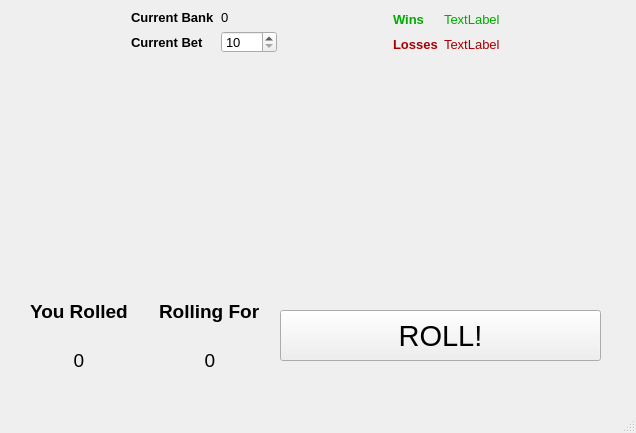
<?xml version="1.0" encoding="UTF-8"?>
<ui version="4.0">
 <class>CrapsMainWindow</class>
 <widget class="QMainWindow" name="CrapsMainWindow">
  <property name="geometry">
   <rect>
    <x>0</x>
    <y>0</y>
    <width>636</width>
    <height>433</height>
   </rect>
  </property>
  <property name="font">
   <font>
    <family>MS UI Gothic</family>
   </font>
  </property>
  <property name="windowTitle">
   <string>Craps-Qt</string>
  </property>
  <widget class="QWidget" name="centralwidget">
   <widget class="QWidget" name="layoutWidget">
    <property name="geometry">
     <rect>
      <x>20</x>
      <y>10</y>
      <width>591</width>
      <height>43</height>
     </rect>
    </property>
    <layout class="QHBoxLayout" name="upperBar">
     <item>
      <spacer name="horizontalSpacer_5">
       <property name="orientation">
        <enum>Qt::Horizontal</enum>
       </property>
       <property name="sizeHint" stdset="0">
        <size>
         <width>40</width>
         <height>20</height>
        </size>
       </property>
      </spacer>
     </item>
     <item>
      <layout class="QGridLayout" name="bankAndBet">
       <item row="1" column="0">
        <widget class="QLabel" name="label_4">
         <property name="font">
          <font>
           <family>MS UI Gothic</family>
           <pointsize>10</pointsize>
           <weight>75</weight>
           <bold>true</bold>
          </font>
         </property>
         <property name="text">
          <string>Current Bet</string>
         </property>
        </widget>
       </item>
       <item row="0" column="1">
        <widget class="QLabel" name="currentBankValueUI">
         <property name="font">
          <font>
           <family>MS UI Gothic</family>
           <pointsize>10</pointsize>
          </font>
         </property>
         <property name="text">
          <string>0</string>
         </property>
        </widget>
       </item>
       <item row="0" column="0">
        <widget class="QLabel" name="label_3">
         <property name="font">
          <font>
           <family>MS UI Gothic</family>
           <pointsize>10</pointsize>
           <weight>75</weight>
           <bold>true</bold>
          </font>
         </property>
         <property name="text">
          <string>Current Bank</string>
         </property>
        </widget>
       </item>
       <item row="1" column="1">
        <widget class="QSpinBox" name="spinBox">
         <property name="font">
          <font>
           <family>MS UI Gothic</family>
           <pointsize>10</pointsize>
          </font>
         </property>
         <property name="minimum">
          <number>10</number>
         </property>
         <property name="maximum">
          <number>1000</number>
         </property>
         <property name="singleStep">
          <number>1</number>
         </property>
        </widget>
       </item>
      </layout>
     </item>
     <item>
      <spacer name="horizontalSpacer">
       <property name="orientation">
        <enum>Qt::Horizontal</enum>
       </property>
       <property name="sizeHint" stdset="0">
        <size>
         <width>40</width>
         <height>20</height>
        </size>
       </property>
      </spacer>
     </item>
     <item>
      <layout class="QVBoxLayout" name="winsAndLosses">
       <item>
        <layout class="QHBoxLayout" name="horizontalLayout">
         <item>
          <widget class="QLabel" name="label">
           <property name="palette">
            <palette>
             <active>
              <colorrole role="WindowText">
               <brush brushstyle="SolidPattern">
                <color alpha="255">
                 <red>0</red>
                 <green>170</green>
                 <blue>0</blue>
                </color>
               </brush>
              </colorrole>
             </active>
             <inactive>
              <colorrole role="WindowText">
               <brush brushstyle="SolidPattern">
                <color alpha="255">
                 <red>0</red>
                 <green>170</green>
                 <blue>0</blue>
                </color>
               </brush>
              </colorrole>
             </inactive>
             <disabled>
              <colorrole role="WindowText">
               <brush brushstyle="SolidPattern">
                <color alpha="255">
                 <red>120</red>
                 <green>120</green>
                 <blue>120</blue>
                </color>
               </brush>
              </colorrole>
             </disabled>
            </palette>
           </property>
           <property name="font">
            <font>
             <family>MS UI Gothic</family>
             <pointsize>10</pointsize>
             <weight>75</weight>
             <bold>true</bold>
            </font>
           </property>
           <property name="text">
            <string>Wins</string>
           </property>
          </widget>
         </item>
         <item>
          <widget class="QLabel" name="winsCountUI">
           <property name="palette">
            <palette>
             <active>
              <colorrole role="WindowText">
               <brush brushstyle="SolidPattern">
                <color alpha="255">
                 <red>0</red>
                 <green>170</green>
                 <blue>0</blue>
                </color>
               </brush>
              </colorrole>
             </active>
             <inactive>
              <colorrole role="WindowText">
               <brush brushstyle="SolidPattern">
                <color alpha="255">
                 <red>0</red>
                 <green>170</green>
                 <blue>0</blue>
                </color>
               </brush>
              </colorrole>
             </inactive>
             <disabled>
              <colorrole role="WindowText">
               <brush brushstyle="SolidPattern">
                <color alpha="255">
                 <red>120</red>
                 <green>120</green>
                 <blue>120</blue>
                </color>
               </brush>
              </colorrole>
             </disabled>
            </palette>
           </property>
           <property name="font">
            <font>
             <family>MS UI Gothic</family>
             <pointsize>10</pointsize>
            </font>
           </property>
           <property name="text">
            <string>TextLabel</string>
           </property>
          </widget>
         </item>
        </layout>
       </item>
       <item>
        <layout class="QHBoxLayout" name="horizontalLayout_2">
         <item>
          <widget class="QLabel" name="label_5">
           <property name="palette">
            <palette>
             <active>
              <colorrole role="WindowText">
               <brush brushstyle="SolidPattern">
                <color alpha="255">
                 <red>170</red>
                 <green>0</green>
                 <blue>0</blue>
                </color>
               </brush>
              </colorrole>
             </active>
             <inactive>
              <colorrole role="WindowText">
               <brush brushstyle="SolidPattern">
                <color alpha="255">
                 <red>170</red>
                 <green>0</green>
                 <blue>0</blue>
                </color>
               </brush>
              </colorrole>
             </inactive>
             <disabled>
              <colorrole role="WindowText">
               <brush brushstyle="SolidPattern">
                <color alpha="255">
                 <red>120</red>
                 <green>120</green>
                 <blue>120</blue>
                </color>
               </brush>
              </colorrole>
             </disabled>
            </palette>
           </property>
           <property name="font">
            <font>
             <family>MS UI Gothic</family>
             <pointsize>10</pointsize>
             <weight>75</weight>
             <bold>true</bold>
            </font>
           </property>
           <property name="text">
            <string>Losses</string>
           </property>
          </widget>
         </item>
         <item>
          <widget class="QLabel" name="lossCountUI">
           <property name="palette">
            <palette>
             <active>
              <colorrole role="WindowText">
               <brush brushstyle="SolidPattern">
                <color alpha="255">
                 <red>170</red>
                 <green>0</green>
                 <blue>0</blue>
                </color>
               </brush>
              </colorrole>
             </active>
             <inactive>
              <colorrole role="WindowText">
               <brush brushstyle="SolidPattern">
                <color alpha="255">
                 <red>170</red>
                 <green>0</green>
                 <blue>0</blue>
                </color>
               </brush>
              </colorrole>
             </inactive>
             <disabled>
              <colorrole role="WindowText">
               <brush brushstyle="SolidPattern">
                <color alpha="255">
                 <red>120</red>
                 <green>120</green>
                 <blue>120</blue>
                </color>
               </brush>
              </colorrole>
             </disabled>
            </palette>
           </property>
           <property name="font">
            <font>
             <family>MS UI Gothic</family>
             <pointsize>10</pointsize>
            </font>
           </property>
           <property name="text">
            <string>TextLabel</string>
           </property>
          </widget>
         </item>
        </layout>
       </item>
      </layout>
     </item>
     <item>
      <spacer name="horizontalSpacer_6">
       <property name="orientation">
        <enum>Qt::Horizontal</enum>
       </property>
       <property name="sizeHint" stdset="0">
        <size>
         <width>40</width>
         <height>20</height>
        </size>
       </property>
      </spacer>
     </item>
    </layout>
   </widget>
   <widget class="QWidget" name="layoutWidget">
    <property name="geometry">
     <rect>
      <x>20</x>
      <y>70</y>
      <width>591</width>
      <height>201</height>
     </rect>
    </property>
    <layout class="QHBoxLayout" name="dice">
     <item>
      <spacer name="horizontalSpacer_2">
       <property name="orientation">
        <enum>Qt::Horizontal</enum>
       </property>
       <property name="sizeHint" stdset="0">
        <size>
         <width>40</width>
         <height>20</height>
        </size>
       </property>
      </spacer>
     </item>
     <item>
      <widget class="QLabel" name="die1UI">
       <property name="text">
        <string/>
       </property>
       <property name="pixmap">
        <pixmap resource="crapsResources.qrc">:/dieImages/6</pixmap>
       </property>
      </widget>
     </item>
     <item>
      <spacer name="horizontalSpacer_3">
       <property name="orientation">
        <enum>Qt::Horizontal</enum>
       </property>
       <property name="sizeHint" stdset="0">
        <size>
         <width>40</width>
         <height>20</height>
        </size>
       </property>
      </spacer>
     </item>
     <item>
      <widget class="QLabel" name="die2UI">
       <property name="text">
        <string/>
       </property>
       <property name="pixmap">
        <pixmap resource="crapsResources.qrc">:/dieImages/5</pixmap>
       </property>
      </widget>
     </item>
     <item>
      <spacer name="horizontalSpacer_4">
       <property name="orientation">
        <enum>Qt::Horizontal</enum>
       </property>
       <property name="sizeHint" stdset="0">
        <size>
         <width>40</width>
         <height>20</height>
        </size>
       </property>
      </spacer>
     </item>
    </layout>
   </widget>
   <widget class="QWidget" name="horizontalLayoutWidget_4">
    <property name="geometry">
     <rect>
      <x>30</x>
      <y>290</y>
      <width>231</width>
      <height>91</height>
     </rect>
    </property>
    <layout class="QHBoxLayout" name="horizontalLayout_3">
     <item>
      <layout class="QHBoxLayout" name="rollStats">
       <item>
        <layout class="QVBoxLayout" name="verticalLayout_2">
         <item>
          <widget class="QLabel" name="label_6">
           <property name="font">
            <font>
             <family>MS UI Gothic</family>
             <pointsize>14</pointsize>
             <weight>75</weight>
             <bold>true</bold>
            </font>
           </property>
           <property name="text">
            <string>You Rolled</string>
           </property>
          </widget>
         </item>
         <item>
          <widget class="QLabel" name="rollValueUI">
           <property name="font">
            <font>
             <family>MS UI Gothic</family>
             <pointsize>14</pointsize>
            </font>
           </property>
           <property name="text">
            <string>0</string>
           </property>
           <property name="alignment">
            <set>Qt::AlignCenter</set>
           </property>
          </widget>
         </item>
        </layout>
       </item>
       <item>
        <spacer name="horizontalSpacer_7">
         <property name="orientation">
          <enum>Qt::Horizontal</enum>
         </property>
         <property name="sizeHint" stdset="0">
          <size>
           <width>40</width>
           <height>20</height>
          </size>
         </property>
        </spacer>
       </item>
       <item>
        <layout class="QVBoxLayout" name="verticalLayout">
         <item>
          <widget class="QLabel" name="label_2">
           <property name="font">
            <font>
             <family>MS UI Gothic</family>
             <pointsize>14</pointsize>
             <weight>75</weight>
             <bold>true</bold>
            </font>
           </property>
           <property name="text">
            <string>Rolling For</string>
           </property>
          </widget>
         </item>
         <item>
          <widget class="QLabel" name="rollingForUI">
           <property name="font">
            <font>
             <family>MS UI Gothic</family>
             <pointsize>14</pointsize>
            </font>
           </property>
           <property name="text">
            <string>0</string>
           </property>
           <property name="alignment">
            <set>Qt::AlignCenter</set>
           </property>
          </widget>
         </item>
        </layout>
       </item>
      </layout>
     </item>
    </layout>
   </widget>
   <widget class="QPushButton" name="rollButton">
    <property name="geometry">
     <rect>
      <x>280</x>
      <y>310</y>
      <width>321</width>
      <height>51</height>
     </rect>
    </property>
    <property name="font">
     <font>
      <family>MS UI Gothic</family>
      <pointsize>22</pointsize>
     </font>
    </property>
    <property name="text">
     <string>ROLL!</string>
    </property>
   </widget>
  </widget>
  <widget class="QMenuBar" name="menubar">
   <property name="geometry">
    <rect>
     <x>0</x>
     <y>0</y>
     <width>636</width>
     <height>18</height>
    </rect>
   </property>
  </widget>
  <widget class="QStatusBar" name="statusbar"/>
 </widget>
 <resources>
  <include location="crapsResources.qrc"/>
 </resources>
 <connections/>
</ui>
